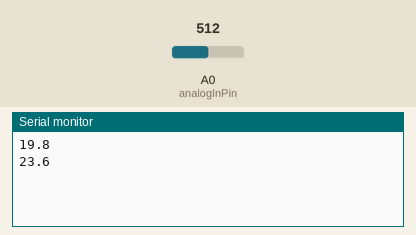
This sketch was run on a simulated Arduino Uno, built with avr-gcc and run on an emulated ATmega328P. Shown: the last lines printed to the serial monitor. The test bench sets the inputs (shaded band); at power-on: A0 (analogInPin) = 512.

Above: at 1.8 s.
1.9 s: A0 (analogInPin) set to 716
At 2.8 s:
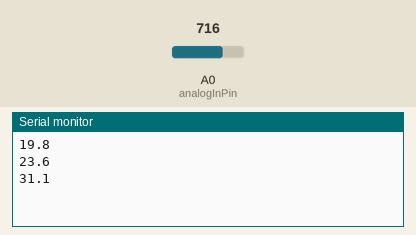
3.4 s: A0 (analogInPin) set to 900
At 4.8 s:
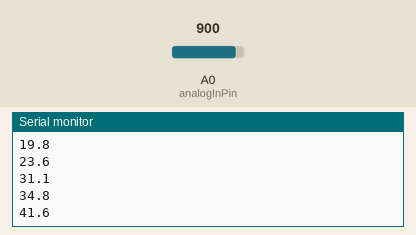
Timing chart, 0 to 6.4 s (numbered marks = the images above; inputs shaded):
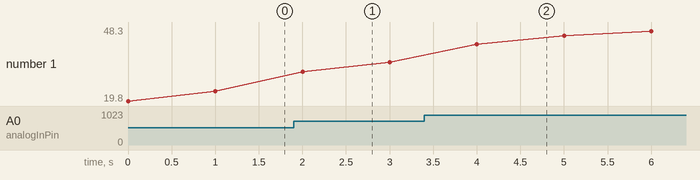

Measured:
- after the input at 1.9 s, the serial monitor: prints a new line after 0.10 s (image 1)
- after the input at 3.4 s, the serial monitor: prints a new line after 0.60 s (image 2)
- plotted number 1: 23.6 → 34.8 after the input at 1.9 s, 34.8 → 48.3 after the input at 3.4 s

The sketch:

AnalogInOutSerial.ino
```cpp
/*
VBTS voltage sensor, serial out to be read by python script
 */

const int analogInPin = A0;  // Analog input pin that the potentiometer is attached to
//const int analogOutPin = 9; // Analog output pin that the LED is attached to

float analogValue = 0;        // value read from the pot
//int outputValue = 0;        // value output to the PWM (analog out)
float rawVoltage = 0;
float newVoltage = 0;             // start out assuming battery is full
float prevVoltage = 12;
float avgVoltage = 0;

void setup() {
  // initialize serial communications at 9600 bps:
  Serial.begin(9600);
}

void loop() {
  // read the analog in value:
  analogValue = analogRead(analogInPin);
  rawVoltage = analogValue*5/1023;                 // arduino A0 is 0-5 V
  newVoltage = rawVoltage*11;                      // voltage divider divides by 11
  avgVoltage = 0.5*prevVoltage + 0.5*newVoltage;
  Serial.println(avgVoltage, 1);
  prevVoltage = avgVoltage;

  // wait 1 second before the next loop
  delay(1000);
}
```
